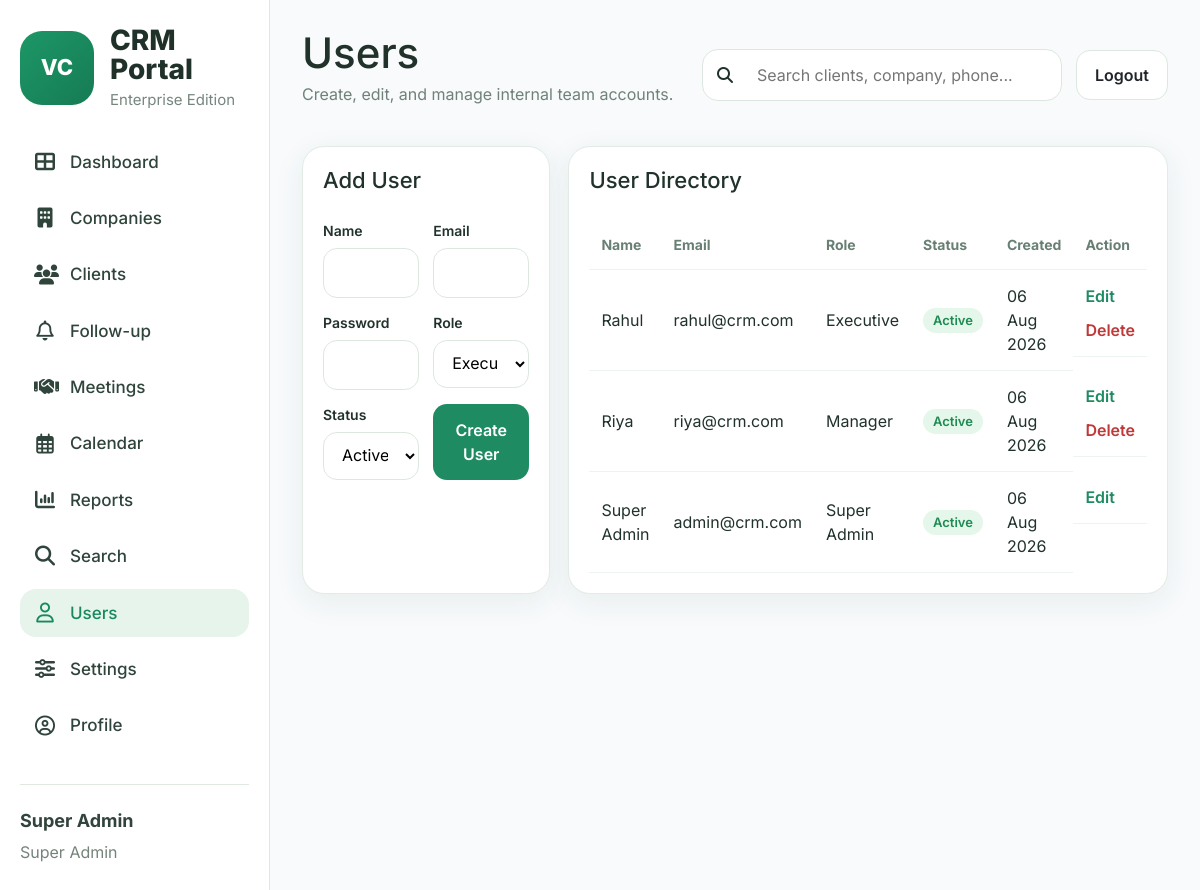
Page /modules/users.php (signed in) on the committed database.
### tables this page shows
CREATE TABLE users (
    id INT AUTO_INCREMENT PRIMARY KEY,
    name VARCHAR(100) NOT NULL,
    email VARCHAR(120) NOT NULL UNIQUE,
    password VARCHAR(255) NOT NULL,
    role VARCHAR(50) NOT NULL DEFAULT 'User',
    status ENUM('Active','Inactive') DEFAULT 'Active',
    created_at TIMESTAMP DEFAULT CURRENT_TIMESTAMP
);

### includes/functions.php (called while the page is built, shortened)
<?php
require_once __DIR__ . '/db.php';
function esc($value) {
    return htmlspecialchars((string)$value, ENT_QUOTES, 'UTF-8');
}
function fetch_all(string $sql, array $params = []): array {
    global $pdo; $stmt = $pdo->prepare($sql); $stmt->execute($params); return $stmt->fetchAll();
}
function status_badge_class(string $status): string {
    return match ($status) {
        'Active', 'Completed', 'Qualified' => 'success',
        'Pending' => 'warning',
        'Overdue', 'Inactive' => 'danger',
        default => 'default',
    };
}

### modules/users.php (the view, shortened to what this page needs)
<?php
require_once __DIR__ . '/../includes/functions.php';
$editId = (int) ($_GET['edit'] ?? 0);
$editUser = $editId ? fetch_one('SELECT * FROM users WHERE id = ?', [$editId]) : null;
$users = fetch_all('SELECT id, name, email, role, status, created_at FROM users ORDER BY id DESC');
include __DIR__ . '/../includes/header.php';
include __DIR__ . '/../includes/sidebar.php'; ?>
<main class="main-content"><?php include __DIR__ . '/../includes/topbar.php'; ?>
    <section class="crud-layout">
        <article class="panel form-panel">
            <div class="panel-header">
                <h3><?= $editUser ? 'Edit User' : 'Add User' ?></h3>
            </div>
            <form method="post" class="form-grid"><input type="hidden" name="id"
                <div><label>Name</label><input name="name" value="<?= esc($editUser['name'] ?? '') ?>" required></div>
                <div><label>Email</label><input type="email" name="email" value="<?= esc($editUser['email'] ?? '') ?>"
                        required></div>
                <div><label>Password</label><input type="password" name="password" <?= $editUser ? '' : 'required' ?>>
                </div>
                <div><label>Role</label><select
                        name="role"><?php foreach (['Super Admin', 'Manager', 'Executive'] as $r): ?>
                            <option value="<?= $r ?>" <?= (($editUser['role'] ?? 'Executive') === $r) ? 'selected' : '' ?>>
                                <?= $r ?>
                            </option><?php endforeach; ?>
                    </select></div>
                <div><label>Status</label><select name="status"><?php foreach (['Active', 'Inactive'] as $s): ?>
                            <option value="<?= $s ?>" <?= (($editUser['status'] ?? 'Active') === $s) ? 'selected' : '' ?>>
                                <?= $s ?>
                            </option><?php endforeach; ?>
                    </select></div><button class="btn btn-primary"
                    type="submit"><?= $editUser ? 'Update User' : 'Create User' ?></button>
            </form>
        </article>
        <article class="panel">
            <div class="panel-header">
                <h3>User Directory</h3>
            </div>
            <div class="table-wrap">
                <table>
                    <thead>
                        <tr>
                            <th>Name</th>
                            <th>Email</th>
                            <th>Role</th>
                            <th>Status</th>
                            <th>Created</th>
                            <th>Action</th>
                        </tr>
                    </thead>
                    <tbody><?php foreach ($users as $row): ?>
                            <tr>
                                <td><?= esc($row['name']) ?></td>
                                <td><?= esc($row['email']) ?></td>
                                <td><?= esc($row['role']) ?></td>
                                <td><span
                                        class="badge <?= status_badge_class($row['status']) ?>"><?= esc($row['status']) ?></span>
                                </td>
                                <td><?= date('d M Y', strtotime($row['created_at'])) ?></td>
                                <td class="action-cell"><a class="table-action"
                                        href="<?= BASE_URL ?>modules/users.php?edit=<?= $row['id'] ?>">Edit</a><?php if ((int) $row['id'] !== (int) $_SESSION['user']['id']): ?><a
                                            class="table-action delete"
                                            href="<?= BASE_URL ?>modules/users.php?delete=<?= $row['id'] ?>"
                                            onclick="return confirm('Delete this user?')">Delete</a><?php endif; ?></td>
                            </tr><?php endforeach; ?>
                    </tbody>
                </table>
            </div>
        </article>
    </section>
</main><?php include __DIR__ . '/../includes/footer.php'; ?>

### assets/css/style.css (style rules this page uses)
:root { --bg: #eef5f1; --card: #ffffff; --line: #dce8df; --text: #20322a; --muted: #6f8178; --primary: #1e8b62; --soft: #e7f5ed; --warning: #f2c94c; --danger: #e45b5b; --success: #40a56d; --shadow: 0 8px 30px rgba(43, 86, 63, 0.08); --radius: 22px; }
* { box-sizing: border-box; margin: 0; padding: 0; }
body { font-family: 'Inter', sans-serif; background: var(--bg); color: var(--text); }
a { text-decoration: none; color: inherit; }
.main-content { flex: 1; padding: 28px 32px; }
.stat-card, .panel { background: var(--card); border: 1px solid #e1ece4; border-radius: var(--radius); box-shadow: var(--shadow); }
.panel { padding: 20px; }
.panel-header { display: flex; align-items: center; justify-content: space-between; margin-bottom: 18px; gap: 10px; }
.panel-header h3 { font-size: 22px; }
.table-wrap { overflow: auto; }
table { width: 100%; border-collapse: collapse; }
table th, table td { padding: 14px 12px; text-align: left; border-bottom: 1px solid #edf3ef; vertical-align: middle; }
table th { color: #688074; font-size: 14px; }
.badge { padding: 7px 12px; border-radius: 999px; font-size: 13px; font-weight: 600; display: inline-block; }
.badge.success { background: #e5f6eb; color: #1d8b52; }
.crud-layout { display: grid; gap: 18px; }
.form-grid { display: grid; grid-template-columns: repeat(2, 1fr); gap: 14px; }
label { display: block; margin-bottom: 7px; font-size: 14px; font-weight: 600; }
input, select, textarea { width: 100%; border: 1px solid var(--line); border-radius: 14px; padding: 12px 14px; background: #fff; }
.btn { display: inline-flex; align-items: center; justify-content: center; padding: 12px 18px; border-radius: 14px; border: 1px solid transparent; font-weight: 600; }
.btn-primary { background: var(--primary); color: #fff; }
.action-cell { display: flex; gap: 10px; flex-wrap: wrap; }
.table-action { color: var(--primary); font-weight: 600; }
.table-action.delete { color: #c03939; }
@media (max-width: 1200px) { .panel-grid.two-col, .crud-layout, .settings-grid, .client-full-form, .client-info-grid { grid-template-columns: repeat(2, 1fr); } }
.badge { padding:6px 10px; border-radius:20px; font-size:13px; font-weight:600; }
.success { background:#dcfce7; color:#166534; }
.main-content { min-height: 100vh; background: #f8fafc; }
.badge { padding: 6px 10px; border-radius: 999px; }

### rows in the picture
users: name "Rahul", email "rahul@crm.com", role "Executive", status "Active", created_at "06 Aug 2026"
users: name "Riya", email "riya@crm.com", role "Manager", status "Active", created_at "06 Aug 2026"
users: name "Super Admin", email "admin@crm.com", role "Super Admin", status "Active", created_at "06 Aug 2026"

### other values in the picture
$_SESSION['user']['role'] "Super Admin"
$_SESSION['user']['name'] "Super Admin"
page_title() "Users"
page_description() "Create, edit, and manage internal team accounts."
form field role "Executive"
form field status "Active"
